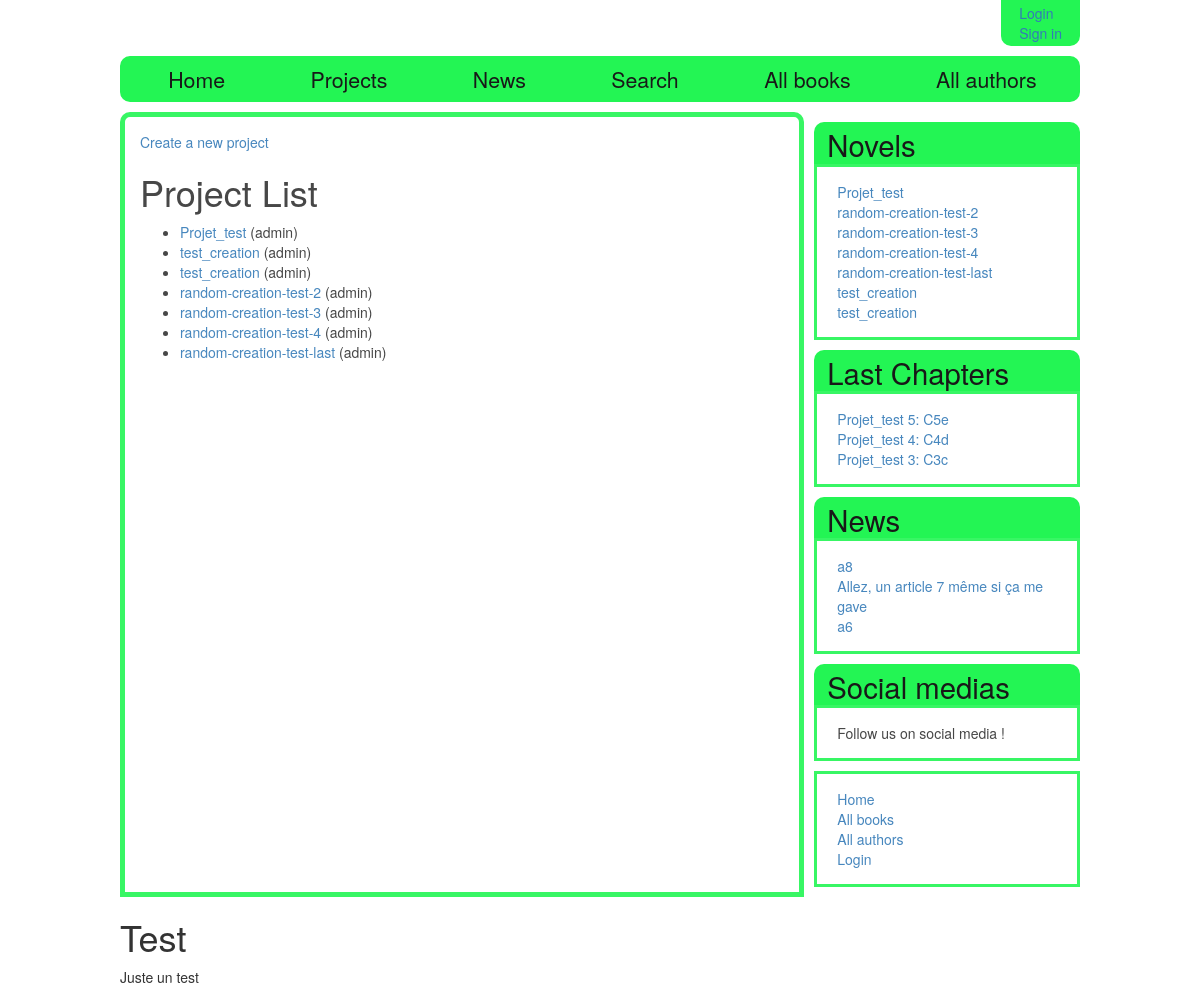
Screenshot of /charasite/projects/ with the database file from the repository.
### charasite/models.py (models this page shows, shortened)
class Project(models.Model):
    name = models.CharField(max_length=200, help_text="Enter the name of your project")
    date_start = models.DateTimeField(auto_now_add = True)
    description = models.TextField(max_length=1000, null = True, blank = True, help_text="Enter a brief description of the project")
    is_public = models.BooleanField(help_text='Do you want the project to be referenced ?')
    owner = models.ForeignKey(User, on_delete=models.CASCADE)
    genre = models.ManyToManyField(Genre, help_text="Select a genre for this book")
    is_published = models.BooleanField(blank = True)
    def get_absolute_url(self):
        return reverse('project_detail', args=[str(self.id)])

class Chapter(models.Model):
    project = models.ForeignKey('Project', on_delete = models.CASCADE)
    repository = models.ForeignKey('Repository', on_delete = models.CASCADE)
    number = models.IntegerField(help_text = 'Number of the chapter')
    title = models.CharField(max_length=200, help_text="Enter the title of this chapter")
    prevChapter = models.ForeignKey('Chapter', null = True, blank = True, on_delete = models.SET_NULL, help_text="The previous chapter")
    summary = models.TextField(max_length=1000, null = True, blank = True, help_text="Enter a brief summary for this chapter")
    content = models.TextField(max_length=200000, null = True, blank = True, help_text="Your chapter")
    date_of_creation = models.DateTimeField(auto_now_add = True)
    date_of_last_edit = models.DateTimeField(auto_now = True)
    is_published = models.BooleanField(blank=True, default=False)
    def get_absolute_url(self):
        return reverse('chapter_detail', args=[str(self.id)])
    class Meta:
        ordering =['number']

class Article(models.Model):
    title = models.CharField(max_length=200, help_text="Enter the title of this article")
    writer = models.ForeignKey(User, on_delete = models.CASCADE)
    prevArticle = models.ForeignKey('Article', null = True, blank = True, on_delete = models.SET_NULL, help_text="The previous article")
    summary = models.TextField(max_length=1000, null = True, blank = True, help_text="Enter a brief summary for this article")
    content = models.TextField(max_length=200000, null = True, blank = True, help_text="Your article")
    date_of_creation = models.DateTimeField(auto_now_add = True)
    date_of_last_edit = models.DateTimeField(auto_now = True)
    is_published = models.BooleanField(blank=True, default=False)
    def get_absolute_url(self):
        return reverse('article_detail', args=[str(self.id)])
    class Meta:
        ordering = ['-date_of_last_edit']

### charasite/views.py (the view)
class ProjectListView(generic.ListView):
    model = Project
    paginate_by = 10
    def get_queryset(self):
        return Project.objects.filter(is_published=True)

### charasite/context_processors.py (called while the page is built)
def listproj_context_processor(request):
    return {
        'listproj': Project.objects.filter(is_published=True).order_by('name'),
    }

def listnewchapter_context_processor(request):
    return {
        'listnewchap': Chapter.objects.filter(is_published=True).order_by('-date_of_last_edit')[:3],
    }

def listnewarticle_context_processor(request):
    return {
        'listnewarticle': Article.objects.filter(is_published=True).order_by('-date_of_last_edit')[:3],
    }

### charasite/templates/charasite/project_list.html
{% extends "basic_generic_readingspacev2.html" %}
{% block content %}
    <a href="create">Create a new project</a>
    <h1>Project List</h1>
    {% if project_list %}
    <ul>
      {% for project in project_list %}
      <li>
        <a href="{{ project.get_absolute_url }}">{{ project.name }}</a> ({{project.owner}})
      </li>
      {% endfor %}
    </ul>
    {% else %}
      <p>There are no project available.</p>
    {% endif %}
{% endblock %}

### charasite/templates/basic_generic_readingspacev2.html (shortened to what this page needs)
<!DOCTYPE html>
<html lang="en">
<head>
  <link rel="stylesheet" href="https://maxcdn.bootstrapcdn.com/bootstrap/3.3.7/css/bootstrap.min.css">
  {% load static %}
  <link rel="stylesheet" href="{% static 'css/styles.css' %}">
</head>
<body>
  <div class="entire_page">
  <header>
	<section class = "userid">
	  <ul>
	  {% if user.is_authenticated %}
        <li>User: {{ user.get_username }}</li>
	    <li><a href="{% url 'logout'%}?next={{request.path}}">Logout</a></li>
	  {% else %}
	    <li><a href="{% url 'login'%}?next={{request.path}}">Login</a></li>
		<li><a href="#">Sign in</a></li>
	  {% endif %}
	</section>
  </header>
  <nav>
	{% block navigation%}
    <ul>
	  <li><a href="{% url 'index' %}">Home</a></li>
	  <li><a href="{% url 'projects' %}">Projects</a></li>
	  <li><a href="{% url 'articles' %}">News</a></li>
      <li><a href="{% url 'searchpage' %}">Search</a></li>
	  <li><a href="{% url 'books' %}">All books</a></li>
	  <li><a href="">All authors</a></li>
	</ul>
	{% endblock%}
  </nav>
  <div class="main_page">
      <div class="content_block">
        {% block content %}{% endblock %}
      </div>
	  <div class="sidebar_objects">
        {% block sidebar %}
		<div class="sidebar_list_project">
		  {% block side_list_chapter %}
		    <h1><a href="{% url 'projects' %}">Novels</a></h1>
			<ul>
			{% for project in listproj %}
			  <li><a href="{{ project.get_absolute_url }}">{{ project.name }}</a></li>
			{% empty %}
			  <li>Sorry, no novels available in your country</li>
			{% endfor %}
			</ul>
		  {% endblock %}
		</div>
		<div class="sidebar_list_new_chapter">
		  {% block side_list_new_chapter %}
			<h1>Last Chapters</h1>
			<ul>
			  {% for chapter in listnewchap %}
			    <li><a href="{{ chapter.get_absolute_url }}">{{ chapter.project.name }} {{ chapter.number }}: {{ chapter.title }}</a></li>
			  {% empty %}
			    <li>Sorry, no new chapters available in your country</li>
			  {% endfor %}
			</ul>
		  {% endblock %}
		</div>
		<div class="sidebar_list_new_article">
		  {% block side_list_new_article %}
			<h1><a href="{% url 'articles' %}">News</a></h1>
			<ul>
			  {% for article in listnewarticle %}
			    <li><a href="{{ article.get_absolute_url }}">{{ article.title }}</a></li>
			  {% empty %}
			    <li>Sorry, no news for the moment !</li>
			  {% endfor %}
			</ul>
		  {% endblock %}
		</div>
		<div class="social_media">
		  <h1>Social medias</h1>
		  <p>Follow us on social media !</p>
		</div>
		<div class="sidebar_nav_bar">
			<ul class="sidebar-nav">
			  <li><a href="{% url 'index' %}">Home</a></li>
			  <li><a href="{% url 'books' %}">All books</a></li>
			  <li><a href="#">All authors</a></li>
			  {% if user.is_authenticated %}
				<li>User: {{ user.get_username }}</li>
				<li><a href="{% url 'my_borrowed' %}">My Borrowed</a></li>
				<li><a href="{% url 'logout'%}?next={{request.path}}">Logout</a></li>
			  {% else %}
				 <li><a href="{% url 'login'%}?next={{request.path}}">Login</a></li>
			  {% endif %}
			</ul>
		</div>
      {% endblock %}
      </div>
  </div>
  <footer>
    <div class="test_footer">
	  <h1>Test</h1>
	  <p>Juste un test</p>
	</div>
  </footer>
  </div>
</body>
</html>

### charasite/static/css/styles.css (style rules this page uses)
header { display: flex; justify-content: flex-end; margin-bottom: 10px; }
header ul { list-style-type: none; border: 3px #23F554 solid; border-radius: 0px 0px 10px 10px; background-color: #23F554; padding:0px; margin: 0px; display: flex; justify-content: flex-end; flex-direction: column; }
header li { margin-right: 15px; margin-left: 15px; }
nav ul { list-style-type: none; display: flex; }
nav li { margin-right: 15px; }
body { background: url('image/galaxy.png'); background-attachment: fixed; }
.sidebar_objects h1 { border: 3px #23F554 solid; border-bottom: 0px; border-radius: 10px 10px 0px 0px; margin-top: 10px; margin-bottom: 0px; padding: 3px; padding-left: 10px; padding-right: 10px; color: #181818; background-color: #23F554; font-size: 22pt; }
.sidebar_objects ul, .sidebar_objects p { list-style-type: none; border: 3px #23F554 solid; margin-bottom: 10px; padding: 15px; padding-left: 20px; background-color: #FFFFFF; opacity: 0.9; }
.entire_page { width: 80%; min-width: 500px; margin: auto; }
.main_page { margin: auto; display: flex; justify-content: space-between; }
.content_block { width: 75%; border: 5px #23F554 solid; padding: 15px; border-radius: 10px 10px 0px 0px; background-color: #FFFFFF; opacity: 0.9; margin-right: 10px; }
nav { border: 3px #23F554 solid; border-radius: 10px 10px 10px 10px; margin-bottom: 10px; font-size: 16pt; background-color: #23F554; }
nav li { padding: 5px; padding-left: 10px; margin: 0; }
nav ul { padding: 0; margin: 0; display: flex; justify-content: space-around; }
nav a, h1 a { color: #181818; }

### rows the page displays
Project: name "Projet_test", owner "admin"
Project: name "test_creation", owner "admin"
Project: name "test_creation", owner "admin"
Project: name "random-creation-test-2", owner "admin"
Project: name "random-creation-test-3", owner "admin"
Project: name "random-creation-test-4", owner "admin"
Project: name "random-creation-test-last", owner "admin"
Chapter: project.name "Projet_test", number "5", title "C5e"
Chapter: project.name "Projet_test", number "4", title "C4d"
Chapter: project.name "Projet_test", number "3", title "C3c"
Article: title "a8"
Article: title "Allez, un article 7 même si ça me gave"
Article: title "a6"
